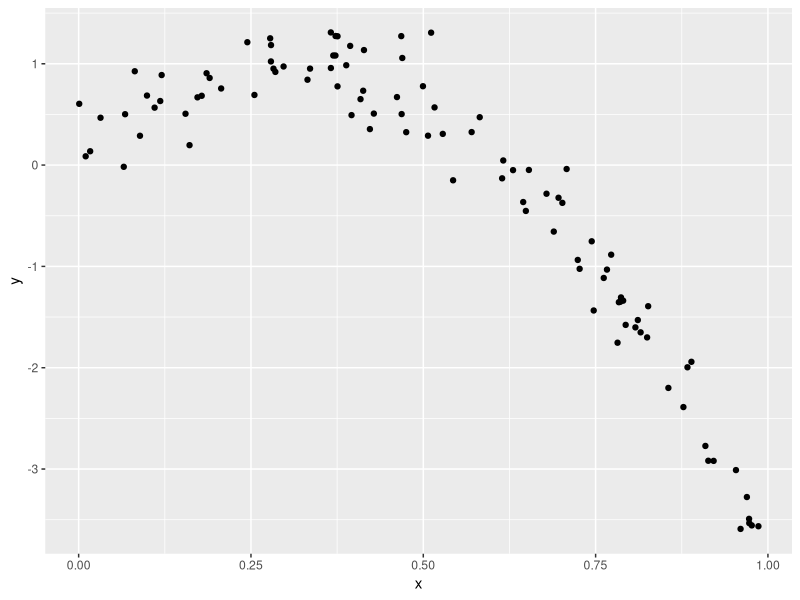
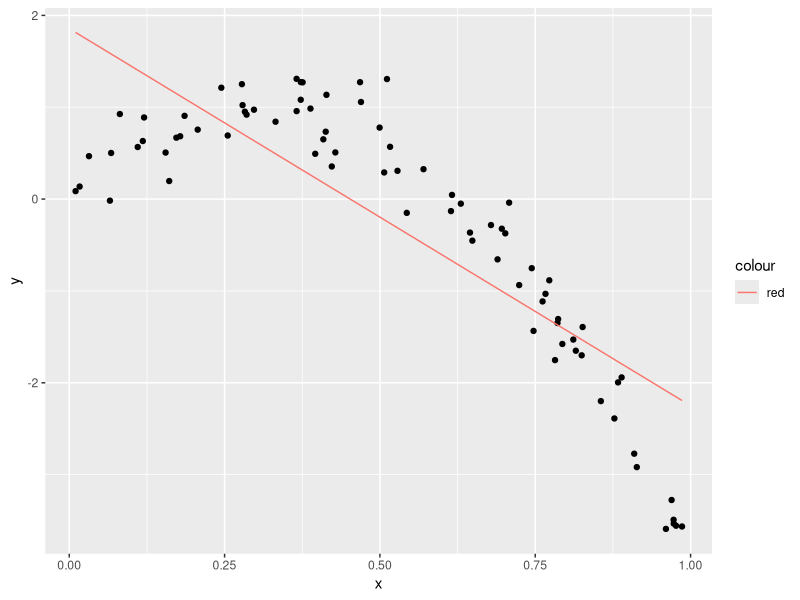
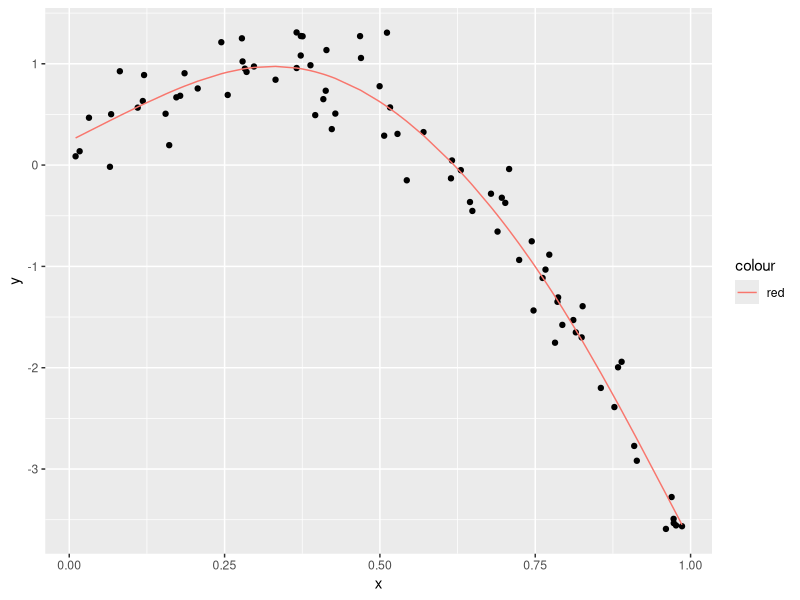
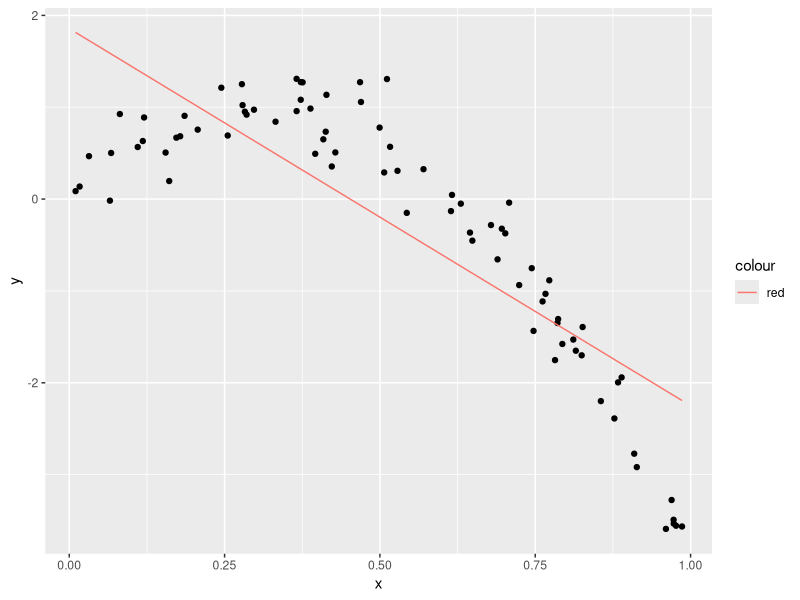
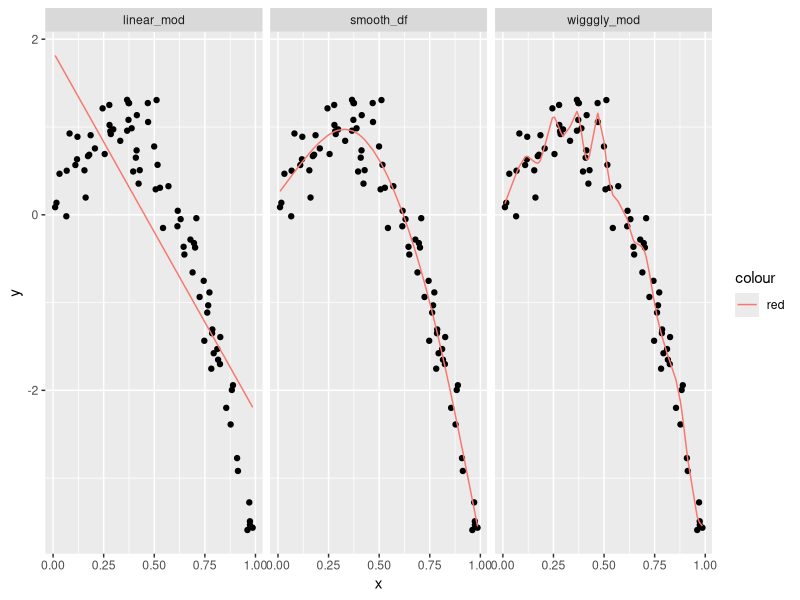
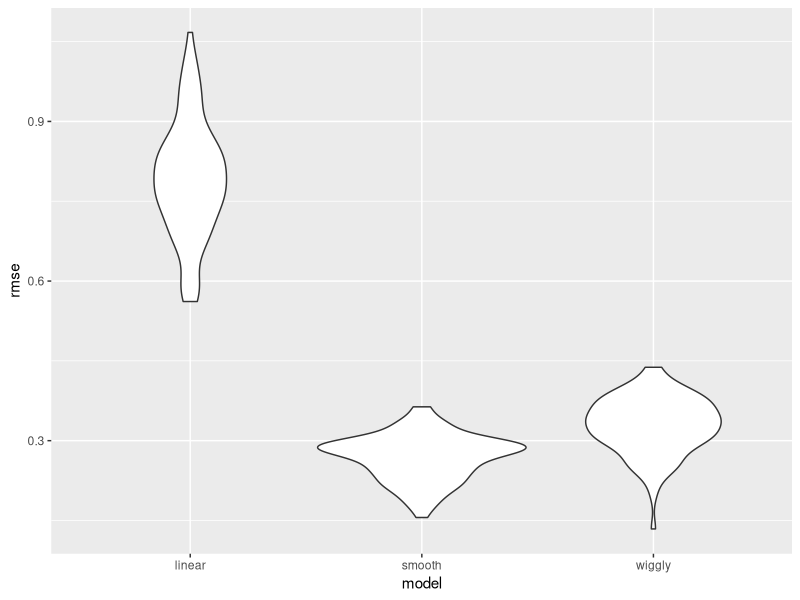

The R source for these figures, in order:
## ---- chunk 1
library(tidyverse)
library(modelr)
library(mgcv)

## ---- chunk 2

nonlin_df = 
  tibble(
    
    id = 1:100,
    x = runif(100, 0, 1),
    y = 1- 10 * (x - .3)^2 + rnorm( 100, 0, .3)
  )

# we are simulating data here nonlinear bc looking at the data it is non-lin look at the graph

## ---- chunk 3

nonlin_df %>% 
  ggplot(aes(x =x, y =y))+
  geom_point()

#see that the data is nonlinear and if we fit a line it wont be too well and we know its a square term but we wouldn't know bc we have to fit the curvature. We want to fit something that isn't too sensitive to the outliers
## ---- chunk 4
# get training and testing datasets 

#first the train df that samples a fix  number of dataframes

train_df = sample_n(nonlin_df, size= 80)  # has 80 rows and we want the 20 nonlinear that dont appear in training 


test_df = anti_join(nonlin_df, train_df, by = "id") # now this contains the missing data that nots in the train



## ---- chunk 5

linear_mod = lm( y~x, data = train_df)
smooth_df = gam( y~s(x), data = train_df) # gonna try to make a smooth df
wigggly_mod= gam(y~s(x, k =20), sp = 10e-6, data = train_df)  # now we want it to chase every datapoint and tell it how complex we want the model to be

## ---- chunk 6
train_df %>% 
  add_predictions(linear_mod) %>% 
  ggplot(aes(x = x, y = y))+
  geom_point()+
  geom_line(aes(y = pred, color = "red"))  # we see that the line that fits is the best it can do and the linear model does this but if we updated and fit the smooth it qill do better

train_df %>% 
  add_predictions(smooth_df) %>% 
  ggplot(aes(x = x, y = y))+
  geom_point()+
  geom_line(aes(y = pred, color = "red")) 


train_df %>% 
  add_predictions(linear_mod) %>% 
  ggplot(aes(x = x, y = y))+
  geom_point()+
  geom_line(aes(y = pred, color = "red")) # wiggly will chase every point and make bad preditions bc chasing too much

## ---- chunk 7

train_df %>% 
  gather_predictions(linear_mod, smooth_df, wigggly_mod) %>%  #instead 80 rows we have 240 and these the predictions for each model
  ggplot(aes(x = x, y = y))+
  geom_point()+
  geom_line(aes(y = pred, color = "red"))+
  facet_grid(. ~ model)


# gather predictions for fitting the models simultaneously 
## ---- chunk 8

rmse(linear_mod, test_df) #computes a root mean square  error 
rmse(smooth_df, test_df) # does the best for the particuar training and testing split
rmse(wigggly_mod, test_df) # chases noise

## ---- chunk 9
# we can do repeats and write a function to repeat and modlr generates the testing of training data sets. 

cv_df = 
  crossv_mc(nonlin_df, 100)  # here we have train, test and id 

## ---- chunk 10

cv_df %>% 
  pull(train) %>% # pull the train column
  .[[1]] %>%  # we are checking the first element of this list  
  as_tibble()  # force this to be a tibble 

cv_df %>% pull(test) %>% .[[1]] %>%as_tibble() # resulting 7 are here 

# structure of the cross is to have two list columns side by side, the training for a particular split, testing for a particular split , id for the split and then same thing etc. Instead of trying to store as hundred dataset, just stored as row numbers but we will convert back to a tibble. 


## ---- chunk 11

cv_df =
  cv_df %>% 
  mutate(
    train = map(train, as_tibble),
    test = map(test, as_tibble))
 # re-sample objects and you can do that in lm but not mcgv gam function so we have to do this step
  
## ---- chunk 12

cv_df = cv_df %>% 
  mutate(
    linear_mod = map(.x = train, ~lm(y ~ x, data = .x)), # we want to fit for each element so we will map across
    smooth_mod = map(.x = train, ~gam(y ~ s(x), data = .x)),  # made new variables linear, smooth etc and place below
    wiggly_mod = map(.x = train, ~gam(y ~ s(x, k = 30), sp = 10e-6, data = .x))
  ) %>%  #produces a list column with linear models  # we want to do a similar thing with the smooth and wiggly 
mutate(
   rmse_linear = map2_dbl( .x = linear_mod, .y = test, ~rmse(model = .x, data = .y)),
   rmse_smooth = map2_dbl( .x = smooth_mod,  .y = test, ~rmse(model = .x, data = .y)),
   rmse_wiggly = map2_dbl( .x = wiggly_mod,.y = test, ~rmse(model = .x, data = .y))
  #map2_dbl just gives the numbers, map2 gives the list
)


# in general which model is better?
## ---- chunk 13

cv_df %>% 
  select(starts_with("rmse")) %>% 
  pivot_longer(
    everything(),
    names_to = "model",
    values_to = "rmse",
    names_prefix = "rmse_"
  ) %>% 
  ggplot(aes(x = model, y=rmse))+ 
  geom_violin()  # we have a distribution across 100 training sets and looks like linear model makes worse predictions , the smooth and wiggly are on the right track and then smooth model is doing the best. 

## ---- chunk 14

cv_df %>% 
  select(starts_with("rmse")) %>% 
  pivot_longer(
    everything(),
    names_to = "model",
    values_to = "rmse",
    names_prefix = "rmse_"
  ) %>% 
  group_by(model) %>% 
  summarize(avg_rmse = mean(rmse))

